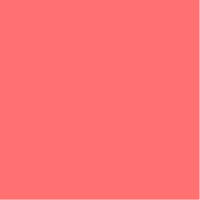
Frame 1 (no input)
Frame 60 (no input): blank canvas, image omitted
Frame 120 (the mouse pressed at the canvas centre since frame 60): blank canvas, image omitted

The p5.js sketch that drew this single still picture (run headless with seeded random() and noise() and a simulated clock; from frame 60 on, the mouse is pressed at the canvas centre):

// p5.js sketch
// ── sketch.js
function setup() {
  createCanvas(200, 200);
}

function draw() {
  stroke("red")
  for(let i = 0; i < height; i++) {
    for (let j = 0; j < width; j++) {
      point(j,i)
    }
  }
  
}
